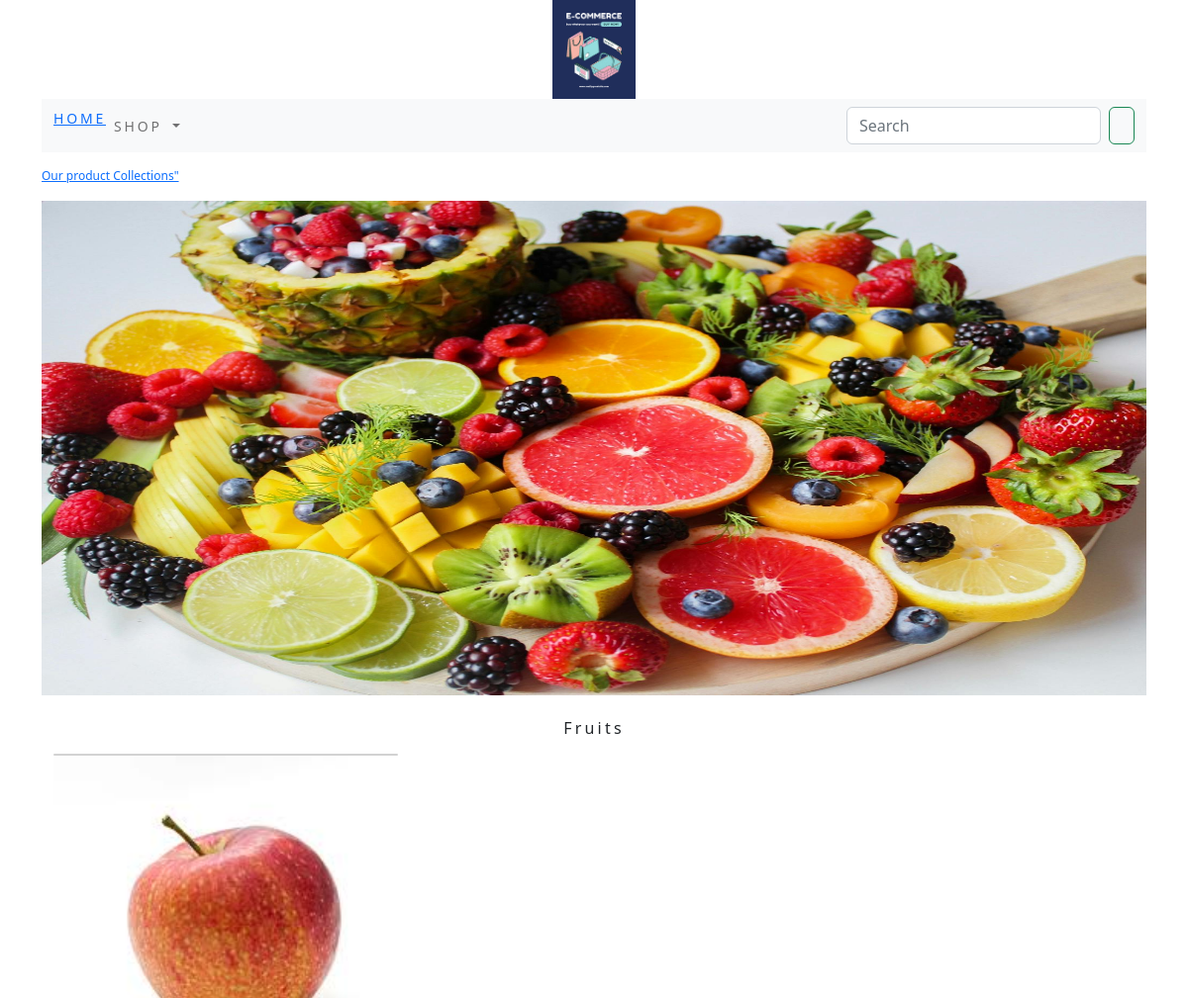
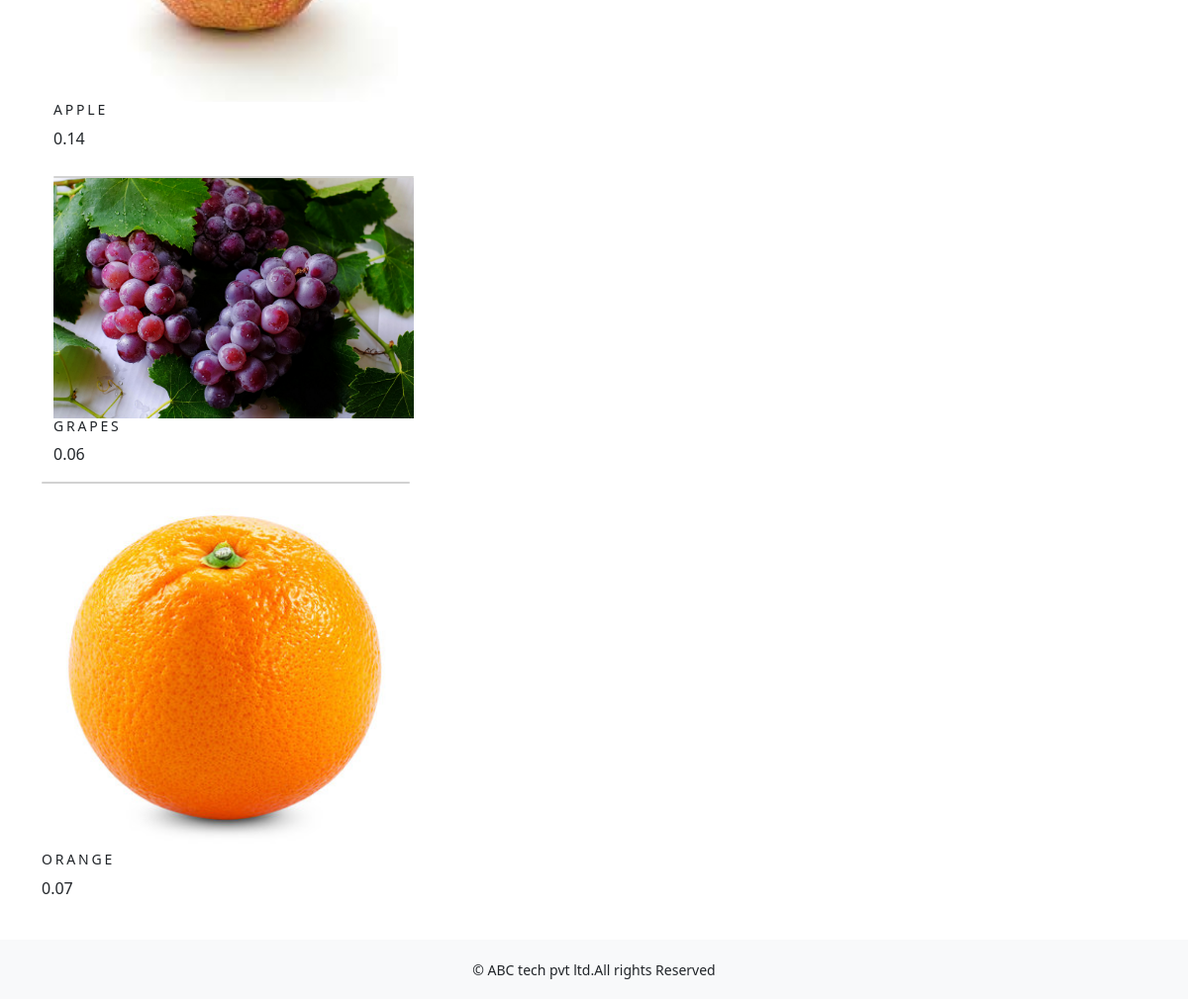
The app's page /shop/fruits/ with its own data (2 pictures, top to bottom).
### shop/models.py (models this page shows, shortened)
class Category(models.Model):
    name=models.CharField(max_length=250,unique=True)
    slug=models.SlugField(max_length=250,unique=True)
    description=models.TextField(blank=True)
    image=models.ImageField(upload_to='category',blank=True)
    class Meta:
        ordering=('name',)
        verbose_name='category'
        verbose_name_plural='categories'
    def get_url(self):
            return reverse('shop:product_by_category',args=[self.slug])

class product(models.Model):
    name=models.CharField(max_length=250,unique=True)
    slug=models.SlugField(max_length=250,unique=True)
    description=models.TextField(blank=True)
    price=models.DecimalField(max_digits=10,decimal_places=2)
    category=models.ForeignKey(Category,on_delete=models.CASCADE)
    image=models.ImageField(upload_to='product',blank=True)
    stock=models.IntegerField()
    available=models.BooleanField(default=True)
    created=models.DateTimeField(auto_now_add=True)
    updated=models.DateTimeField(auto_now=True)
    def get_url(self):
        return reverse('shop:proDetail',args=[self.category.slug,self.slug])
    class Meta:
        ordering=('name',)
        verbose_name='products'
        verbose_name_plural='products'

### shop/views.py (the view)
# urls.py: path('', views.allProdCat, name='allProdCat'),
def allProdCat(request,c_slug=None):
    c_page=None
    products_list=None
    if c_slug!=None:
        c_page=get_object_or_404(Category,slug=c_slug)
        products_list=product.objects.all().filter(category=c_page,available=True)
    else:
        products_list=product.objects.all().filter(available=True)
    paginator=Paginator(products_list,6)
    try:
        page=int(request.GET.get('page','1'))
    except:
        page=1
    try:
        products=paginator.page(page)
    except(Emptypage,Invalidpage):
        products=paginator.page(paginator.num_pages)
    return render(request,"category.html",{'category':c_page,'products':products})

### cart/context_processors.py (called while the page is built)
def counter(request):
    item_count=0
    if 'admin' in request.path:
        return {}
    else:
        try:
            cart=Cart.objects.filter(cart_id=cart_id(request))
            cart_items=CartItem.objects.all().filter(cart=cart[:1])
            for cart_item in cart_items:
                item_count += cart_item.quantity
        except Cart.DoesNotExist:
           item_count = 0
    return dict(item_count=item_count)

### cart/views.py (called while the page is built)
def cart_id(request):
    cart=request.session.session_key
    if not cart:
        cart=request.session.create()
    return cart

### shop/context_processors.py (called while the page is built)
def menu_links(request):
    links=Category.objects.all()
    return dict(links=links)

### templates/category.html (shortened to what this page needs)
{% extends 'base.html' %}
{% load static %}
{% block content %}
{% if category %}
    <div>
        <div class="row my_row_class">
            <div class="mx_auto">
            <p><a href="{% url 'shop:allProdCat' %}">Our product Collections"</a></p>
        </div>
              </div>
    </div>
    {% endif %}
<div class="mx_auto">
    {% if category %}
        <img class="my_image" src="{{category.image.url}}" alt="{{category.name}}" style="height:500px ">
</div>
    <br>
<div>
    <h1 class="text-center my_title">{{category.name}}</h1>
</div>
     {% endif %}
<div class="container">
    <div class="row mx_auto">
        {% for product in products %}
        <div class="my_bottom_margin col-9 col-sm-12  col-md-4 col-lg-4">
            <div class="card text-center" style="min-width:18rem;">
            </div>
            <a href="{{product.get_url}}"><img class="card-img-top my_image"src="{{product.image.url}}" alt="{{product.name}}"></a>
            <div class="card-body">
               <h4>{{product.name}}</h4>
                <p>{{product.price}}</p>
            </div>
            </div>
        </div>
        {% endfor %}
    <br>
{% endblock %}

### static/css/custom.css (style rules this page uses)
.my_row_class { padding-top :15px; }
.my_row_class .mx_auto { color:#000; font-size:12px; }
.my_image { width:100%; height:auto; }
.my_title { font-size:16px; text_transform:uppercase; letter-spacing:.2em; }
.my_bottom_margin { margin-bottom:10px; }
.card-body h4 { font-size:14px; text-transform:uppercase; letter-spacing:.2em }

### records on screen
Category: image (picture), name "Fruits"
product: image (picture), name "APPLE", price "0.14"
product: image (picture), name "GRAPES", price "0.06"
product: image (picture), name "ORANGE", price "0.07"
